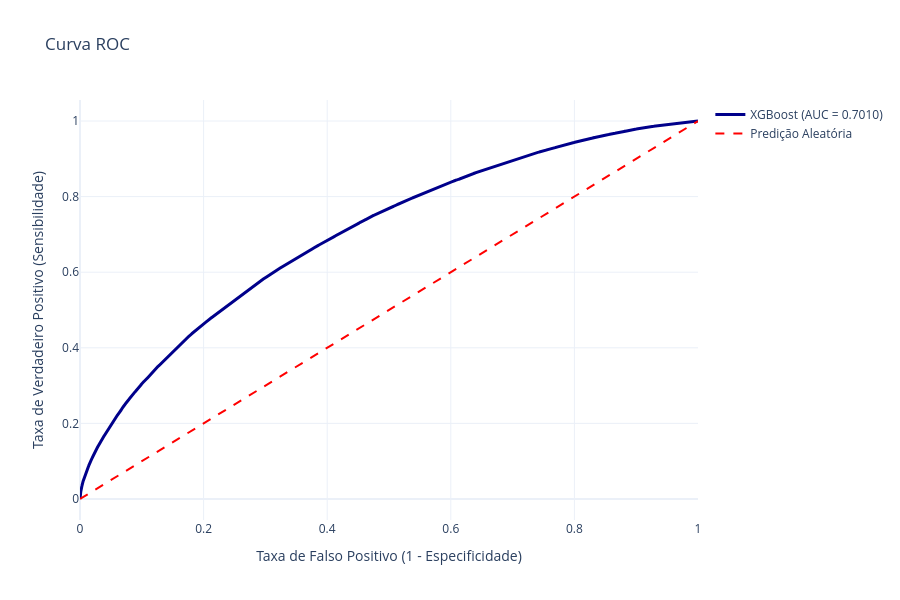

Notebook cell for this chart:
### Code cell
y_probs_xgb = xgb_model.predict_proba(X_test)[:, 1]
plot_roc_curve(y_test, y_probs_xgb, 'Curva ROC')

### Figure 1 — Plotly figure (JSON) as saved in the notebook; plotly's stock layout.template omitted (floating-point values rounded to 4 significant figures; data arrays with more than 128 entries replaced by an {"elided": "..."} marker saying what was removed)
{"data": [{"line": {"color": "darkblue", "width": 3}, "mode": "lines", "name": "XGBoost (AUC = 0.7010)", "type": "scatter", "x": {"elided": "123046 float values"}, "y": {"elided": "123046 float values"}}, {"line": {"color": "red", "dash": "dash"}, "mode": "lines", "name": "Predição Aleatória", "type": "scatter", "x": [0, 1], "y": [0, 1]}], "layout": {"height": 600, "title": {"text": "Curva ROC"}, "xaxis": {"title": {"text": "Taxa de Falso Positivo (1 - Especificidade)"}}, "yaxis": {"title": {"text": "Taxa de Verdadeiro Positivo (Sensibilidade)"}}}}
